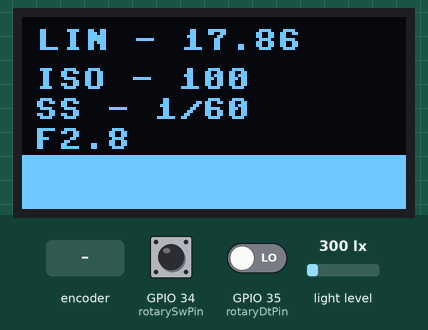
The program below on a simulated ESP32 board running MicroPython. On the bench: 128×64 one-colour display. The test bench sets the inputs (shaded band); at power-on: light level 300 lx, GPIO 34 (rotarySwPin) LOW, GPIO 35 (rotaryDtPin) LOW. Library files of the repository ran but are not shown: ssd1306.py.

Above: at 1.2 s.
1.3 s: rotary encoder on GPIO 34 (rotarySwPin) / GPIO 35 (rotaryDtPin) turned 3 steps (first pin leading)
At 3.1 s:
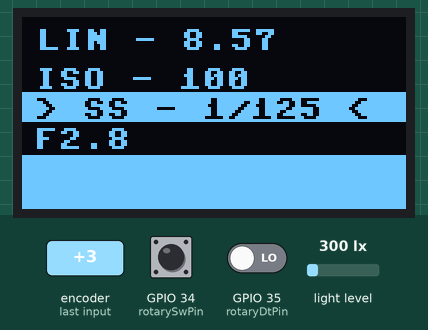
3.4 s: rotary encoder on GPIO 34 (rotarySwPin) / GPIO 35 (rotaryDtPin) turned 3 steps (first pin leading)
At 4.3 s:
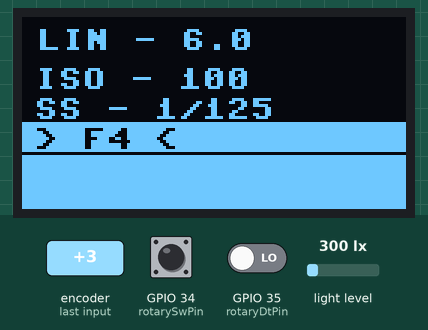
5.5 s: rotary encoder on GPIO 34 (rotarySwPin) / GPIO 35 (rotaryDtPin) turned 3 steps (first pin leading)
At 6.6 s:
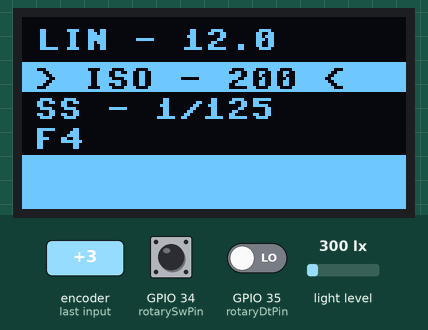
7.6 s: light level set to 40 lx
At 9.0 s:
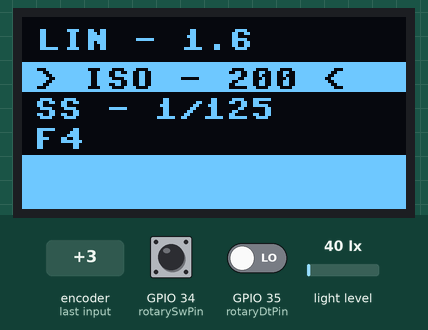
9.4 s: light level set to 500 lx
At 10.4 s:
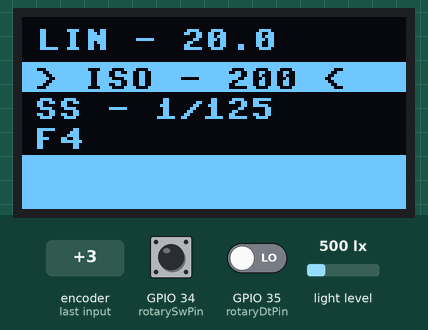
10.9 s: light level set to 80 lx
At 12.6 s:
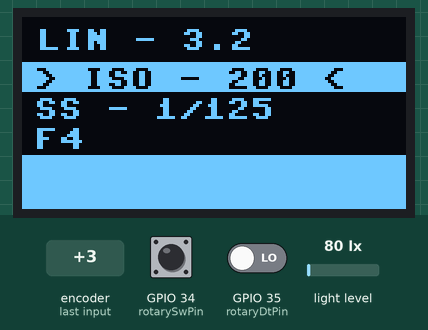
Timing chart, 0 to 14.1 s (numbered marks = the images above; inputs shaded):
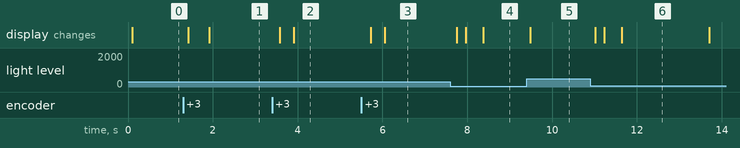

Measured:
- after the input at 1.3 s, the display: first changes after 0.12 s (image 1 shows a later state)
- after the input at 3.4 s, the display: first changes after 0.17 s (image 2 shows a later state)
- after the input at 5.5 s, the display: first changes after 0.23 s (image 3 shows a later state)
- after the input at 7.6 s, the display: changes after 0.15 s (image 4)
- after the input at 9.4 s, the display: changes after 0.09 s (image 5)
- after the input at 10.9 s, the display: changes after 0.12 s (image 6)

The program:

main.py
```python
# STANDARD LIBRARIES
from machine import Pin, I2C, SoftI2C
import utime as time
import _thread
from veml7700autoAdjust import setBestValues

# 3RD PARTY LIBRARIES
import veml7700
import ssd1306

# DISPLAY
displayi2c = SoftI2C(sda=Pin(16), scl=Pin(17))
display = ssd1306.SSD1306_I2C(128, 64, displayi2c)

# LIGHT SENSOR
sensori2c = SoftI2C(sda=Pin(21), scl=Pin(22))
vemlSettings = [100, 1/8]
veml = veml7700.VEML7700(address=0x10, i2c=sensori2c, it=vemlSettings[0], gain=vemlSettings[1])

# ROTARY ENCODER
# DON'T FORGET 10K RESISTORS AND REVERSE -/+
rotarySwPin = Pin(34, Pin.IN)
rotaryDtPin = Pin(35, Pin.IN)
rotaryClkPin = Pin(32, Pin.IN)

# CONSTANTS
SETTINGS = [100,200,400,800,1600,3200,6400,128000], ["60", "30", "15", "5", "2.5", "1", "1/2", "1/4", "1/12", "1/24", "1/30", "1/48", "1/50", "1/60", "1/125", "1/500", "1/1,000", "1/1,250", "1/2,500", "1/5,000", "1/10,000"], [1.8, 2.8, 4, 5.6, 8, 11, 22]
SHUTTER_SPEEDS = [60, 30, 15, 5, 2.5, 1, 1/2, 1/4, 1/12, 1/24, 1/30, 1/48, 1/50, 1/60, 1/125, 1/500, 1/1000, 1/1250, 1/2500, 1/5000, 1/10000]
SETTINGS_LABELS = ["ISO - ", "SS - ", "F"]
MAIN_MENU = 0
SELECT_MENU = 1
ADJUST_MENU = 2

# VARIABLES
lastClick = 0
lastClickTime = time.ticks_ms()
lastStatus = (rotaryDtPin.value() <<1 | rotaryClkPin.value())
lastStatusTime = time.ticks_ms()
lastInput = time.ticks_ms()
currentSelection = 0
currentValues = [0,13,1]
menuState = MAIN_MENU


def drawDisplay(lightIntake):
    display.fill(0)
    display.fill_rect(0,46,128,64,1)
    display.text("LIN - " + str(lightIntake), 5, 4, 1)
    for x in range(len(currentValues)):
        if menuState == SELECT_MENU and currentSelection == x:
            display.text("> " + str(SETTINGS_LABELS[x]) + str(SETTINGS[x][currentValues[x]]), 4, 17 + (x * 10), 1)
        elif menuState == ADJUST_MENU and currentSelection == x:
            display.fill_rect(0, 15 + (x*10),128,10,1)
            display.text("> " + str(SETTINGS_LABELS[x]) + str(SETTINGS[x][currentValues[x]]) + " <", 4, 17 + (x * 10), 0)
        else:
            display.text(str(SETTINGS_LABELS[x]) + str(SETTINGS[x][currentValues[x]]), 4, 17 + (x * 10), 1)
    display.show()

def checkMenuDelay():
    global menuState
    if abs(time.ticks_diff(time.ticks_ms(), lastInput)) > 7500:
        menuState = MAIN_MENU

def run():
    global vemlSettings
    global veml
    while True:
        lux = veml.read_lux()
        newVemlSettings = setBestValues(lux, vemlSettings[0], vemlSettings[1])
        if newVemlSettings != vemlSettings:
            vemlSettings = newVemlSettings
            veml = veml7700.VEML7700(address=0x10, i2c=sensori2c, it=newVemlSettings[0], gain=newVemlSettings[1])
            lux = veml.read_lux()
        lightSensitivity = SETTINGS[0][currentValues[0]] * SHUTTER_SPEEDS[currentValues[1]] / SETTINGS[2][currentValues[2]]
        lightIntake = round(lux * lightSensitivity / 10, 2)
        drawDisplay(lightIntake)
        checkMenuDelay()
        time.sleep(0.1)

def doClick():
    global menuState
    global lastInput
    lastInput = time.ticks_ms()
    if menuState == MAIN_MENU:
        menuState = SELECT_MENU
        return
    if menuState == SELECT_MENU:
        menuState = ADJUST_MENU
        return
    if menuState == ADJUST_MENU:
        menuState = SELECT_MENU
        return
    pass

def incrimentList(listLen, currentVal, up):
    if up:
        if currentVal < listLen -1:
            return currentVal + 1
        return 0
    if not up:
        if currentVal >= 1:
            return currentVal - 1
        return listLen -1

def doSpin(up):
    global currentSelection
    global currentValues
    global lastInput
    lastInput = time.ticks_ms()
    if menuState == MAIN_MENU:
        return
    if menuState == SELECT_MENU and up:
        currentSelection = incrimentList(3, currentSelection, True)
    if menuState == SELECT_MENU and not up:
        currentSelection = incrimentList(3, currentSelection, False)
    if menuState == ADJUST_MENU and up:
        currentValues[currentSelection] = incrimentList(len(SETTINGS[currentSelection]), currentValues[currentSelection], True)
    if menuState == ADJUST_MENU and not up:
        currentValues[currentSelection] = incrimentList(len(SETTINGS[currentSelection]), currentValues[currentSelection], False)
    pass

def handleClick(pin):
    global lastClick
    global lastClickTime
    newClick = rotarySwPin.value()
    if lastClick == newClick:
        return
    now = time.ticks_ms()
    if abs(time.ticks_diff(lastClickTime, now)) <= 250:
        return
    transition = (lastClick << 2 ) | newClick
    if transition == 0b01:
        lastClickTime = now
        doClick()
        return
    lastClick = newClick
    time.sleep(0.15)


def handleSpin(pin):
    global lastStatus
    global lastStatusTime
    newStatus = (rotaryDtPin.value() << 1 | rotaryClkPin.value())
    if newStatus == lastStatus:
        return
    now = time.ticks_ms()
    if abs(time.ticks_diff(lastStatusTime, now)) <= 150:
        return
    transition = (lastStatus << 2 ) | newStatus
    lastStatus = newStatus
    if transition == 0b1000 or transition == 0b0111:
        lastStatusTime = now
        doSpin(True)
        return
    if transition == 0b1011 or transition == 0b0100:
        lastStatusTime = now
        doSpin(False)
        return


rotarySwPin.irq(handler=handleClick, trigger=Pin.IRQ_FALLING | Pin.IRQ_RISING)
rotaryClkPin.irq(handler=handleSpin, trigger=Pin.IRQ_FALLING | Pin.IRQ_RISING)
rotaryDtPin.irq(handler=handleSpin, trigger=Pin.IRQ_FALLING | Pin.IRQ_RISING)

run()
```

veml7700autoAdjust.py
```python
def setBestValues(lux, it, gain):
    newIt = it
    newGain = gain
    if lux < 100:
        if gain == 1/8:
            newGain = 1/4
        elif gain == 1/4:
            newGain = 1
        elif gain == 1:
            newGain = 2
        else:
            if it == 100:
                newIt = 200
            elif it == 200:
                newIt = 400
            else:
                newIt = 800
    if lux > 100:
        newIt = 100
        newGain = 1/8
        if lux >= 30000 and lux < 60000:
            newIt = 50
        elif lux >= 60000:
            newIt = 25
        else:
            pass
    return [newIt, newGain]
```

veml7700.py
```python
# (licence header left out)
from machine import I2C, Pin
import time
from micropython import const

#start const
# default address
addr = const(0x10)

# Write registers
als_conf_0 = const(0x00)
als_WH = const(0x01)
als_WL = const(0x02)
pow_sav = const(0x03)

# Read registers
als = const(0x04)
white = const(0x05)
interrupt = const(0x06)

#gain            0.125                    0.25                    1                        2                         integration time
confValues = {  25: {1/8: bytearray([0x00, 0x13]), 1/4: bytearray([0x00,0x1B]), 1: bytearray([0x00, 0x01]), 2: bytearray([0x00, 0x0B])}, #25
                50: {1/8: bytearray([0x00, 0x12]), 1/4: bytearray([0x00,0x1A]), 1: bytearray([0x00, 0x02]), 2: bytearray([0x00, 0x0A])}, #50
                100:{1/8: bytearray([0x00, 0x10]), 1/4: bytearray([0x00,0x18]), 1: bytearray([0x00, 0x00]), 2: bytearray([0x00, 0x08])}, #100
                200:{1/8: bytearray([0x40, 0x10]), 1/4: bytearray([0x40,0x18]), 1: bytearray([0x40, 0x00]), 2: bytearray([0x40, 0x08])}, #200
                400:{1/8: bytearray([0x80, 0x10]), 1/4: bytearray([0x80,0x18]), 1: bytearray([0x80, 0x00]), 2: bytearray([0x80, 0x08])}, #400
                800:{1/8: bytearray([0xC0, 0x10]), 1/4: bytearray([0xC0,0x18]), 1: bytearray([0xC0, 0x00]), 2: bytearray([0xC0, 0x08])}} #800

#gain               0.125,  0.25,   1,      2       integration time
gainValues = {  25: {1/8: 1.8432, 1/4: 0.9216, 1: 0.2304, 2: 0.1152}, #25
                50: {1/8: 0.9216, 1/4: 0.4608, 1: 0.1152, 2: 0.0576}, #50
                100:{1/8: 0.4608, 1/4: 0.2304, 1: 0.0288, 2: 0.0144}, #100
                200:{1/8: 0.2304, 1/4: 0.1152, 1: 0.0288, 2: 0.0144}, #200
                400:{1/8: 0.1152, 1/4: 0.0576, 1: 0.0144, 2: 0.0072}, #400
                800:{1/8: 0.0876, 1/4: 0.0288, 1: 0.0072, 2: 0.0036}} #800


# fin des constante

# Reference data sheet Table 1 for configuration settings

interrupt_high = bytearray([0x00, 0x00]) # Clear values
# Reference data sheet Table 2 for High Threshold

interrupt_low = bytearray([0x00, 0x00]) # Clear values
# Reference data sheet Table 3 for Low Threshold

power_save_mode= bytearray([0x00, 0x00]) # clear values
# Reference data sheet Table 4 for Power Saving Modes


class VEML7700:

    def __init__(self,
                 address=addr,
                 i2c=None,
                 it=25,
                 gain=1/8,
                 **kwargs):

        self.address = address
        if i2c is None:
            raise ValueError('An I2C object is required.')
        self.i2c = i2c

        confValuesForIt = confValues.get(it)
        gainValuesForIt = gainValues.get(it)
        if confValuesForIt is not None and gainValuesForIt is not None:
            confValueForGain = confValuesForIt.get(gain)
            gainValueForGain = gainValuesForIt.get(gain)
            if confValueForGain is not None and gainValueForGain is not None:
                self.confValues = confValueForGain
                self.gain = gainValueForGain
            else:
                raise ValueError('Wrong gain value. Use 1/8, 1/4, 1, 2')
        else:
            raise ValueError('Wrong integration time value. Use 25, 50, 100, 200, 400, 800')

        self.init()

    def init(self):

        # load calibration data
        #self.i2c.writeto_mem(self.address, als_conf_0, bytearray([0x00,0x13]) )
        self.i2c.writeto_mem(self.address, als_conf_0, self.confValues )
        self.i2c.writeto_mem(self.address, als_WH, interrupt_high )
        self.i2c.writeto_mem(self.address, als_WL, interrupt_low)
        self.i2c.writeto_mem(self.address, pow_sav, power_save_mode)

    def detect(self):
        """ Functions is  verified is  module has detecedself.

        this function not implemented for this time
        """
        None

    def read_lux(self):
        """ Reads the data from the sensor and returns the data.

            Returns:
               the number of lux detect by this captor.
        """
       	#The frequency to read the sensor should be set greater than
        # the integration time (and the power saving delay if set).
        # Reading at a faster frequency will not cause an error, but
        # will result in reading the previous data

        self.lux = bytearray(2)

        time.sleep(.04)  # 40ms

        self.i2c.readfrom_mem_into(self.address, als, self.lux)
        self.lux= self.lux[0]+self.lux[1]*256
        self.lux=self.lux*self.gain
        return(int(round(self.lux,0)))
```
